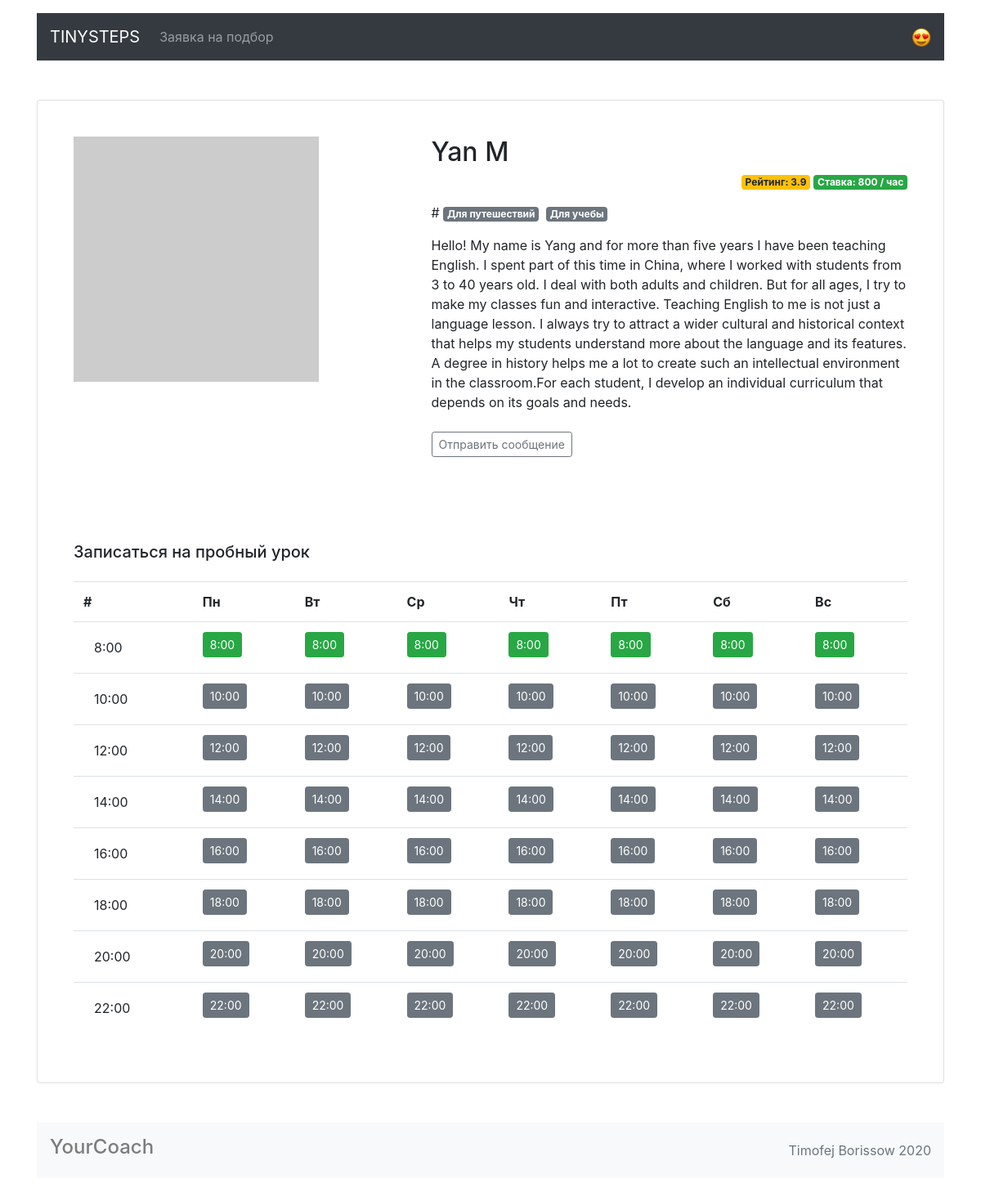
Page /profiles/6 on the committed database.
### database.py (models this page shows)
class Teacher(db.Model):
    __tablename__ = "teacher"
    id = db.Column(db.Integer, primary_key=True)
    name = db.Column(db.String(50),unique=True, nullable=False)
    about = db.Column(db.String(500),unique=True, nullable=False)
    rating = db.Column(db.Float, nullable=False)
    picture = db.Column(db.String(200), nullable=False)
    price = db.Column(db.Integer, nullable=False)
    goals = db.relationship("Goals", uselist=False, back_populates="teacher")
    free = db.Column(db.JSON, nullable=False)
    booking = db.relationship("Booking", back_populates="teacher")

### views.py (the view)
@app.route("/profiles/<id>")
def teacher(id):
    teacher = db.session.query(Teacher).get(id)
    goalslist = []
    if teacher.goals.travel:
        goalslist.append("travel")
    if teacher.goals.study:
        goalslist.append("study")
    if teacher.goals.relocate:
        goalslist.append("relocate")
    if teacher.goals.work:
        goalslist.append("work")
    contents = teacher.free
    output = render_template("profile.html", name=teacher.name, about=teacher.about,
                             rating=teacher.rating, price=teacher.price,
                             picture=teacher.picture, goals=data.goals, goalslist=goalslist,
                             days=contents, id=id)
    return output

### templates/profile.html
{% extends 'base.html' %}
{% block container %}
        <div class="card my-5  mx-auto ">
            <div class="card-body m-4">
                <div class="row">
                    <div class="col-5"><img src={{picture}} class="img-fluid"></div>
                    <div class="col-7">
                        <h2>{{name}}</h2>
                            <ul class="pagination justify-content-end">
                            <span  class=" badge badge-warning"> Рейтинг: {{rating}} </span>
                            <span class="ml-1 badge badge-success"> Ставка: {{price}} / час </span>
                            </ul>
                        <p>#
                             {% for go in goalslist %}
                            <span class="badge badge-secondary mr-1">{{goals[go]}}</span>
                            {% endfor %}
                        </p>
                        <p >{{about}}
                            <br> <br>
                        <a href="" class="btn btn-outline-secondary btn-sm ">Отправить сообщение</a>
                    </div>
                </div>
            </div>
            <div class="card-body  m-4">
                <h5 class="mb-4">Записаться на пробный урок</h5>
                <table class="table">
                    <tr>
                        <th>#</th>
                        <th>Пн</th>
                        <th>Вт</th>
                        <th>Ср</th>
                        <th>Чт</th>
                        <th>Пт</th>
                        <th>Сб</th>
                        <th>Вс</th>
                    </tr>
                    <tr>
                        <td><span class="btn">8:00</span></td>
                        {% for day in days%}
                            {% if days[day]["8:00"] %}
                                <td><a href="/booking/{{id}}/{{day}}/8" class="btn btn-sm btn-success">8:00</a></td>
                            {% else %}
                                <td><a href="" class="btn btn-sm btn-secondary">8:00</a></td>
                            {% endif %}
                        {% endfor %}
                    </tr>
                    <tr>
                        <td><span class="btn">10:00</span></td>
                        {% for day in days%}
                            {% if days[day]["10:00"] %}
                                <td><a href="/booking/{{id}}/10" class="btn btn-sm btn-success">10:00</a></td>
                            {% else %}
                                <td><a href="" class="btn btn-sm btn-secondary">10:00</a></td>
                            {% endif %}
                        {% endfor %}
                    </tr>
                    <tr>
                        <td><span class="btn">12:00</span></td>
                        {% for day in days%}
                            {% if days[day]["12:00"] %}
                                <td><a href="/booking/{{id}}/12" class="btn btn-sm btn-success">12:00</a></td>
                            {% else %}
                                <td><a href="" class="btn btn-sm btn-secondary">12:00</a></td>
                            {% endif %}
                        {% endfor %}
                    </tr>
                    <tr>
                        <td><span class="btn">14:00</span></td>
                        {% for day in days%}
                            {% if days[day]["14:00"] %}
                                <td><a href="/booking/{{id}}/14" class="btn btn-sm btn-success">14:00</a></td>
                            {% else %}
                                <td><a href="" class="btn btn-sm btn-secondary">14:00</a></td>
                            {% endif %}
                        {% endfor %}
                    </tr>
                    <tr>
                        <td><span class="btn">16:00</span></td>
                        {% for day in days%}
                            {% if days[day]["16:00"] %}
                                <td><a href="/booking/{{id}}/16" class="btn btn-sm btn-success">16:00</a></td>
                            {% else %}
                                <td><a href="" class="btn btn-sm btn-secondary">16:00</a></td>
                            {% endif %}
                        {% endfor %}
                    </tr>
                    <tr>
                        <td><span class="btn">18:00</span></td>
                        {% for day in days%}
                            {% if days[day]["18:00"] %}
                                <td><a href="/booking/{{id}}/18" class="btn btn-sm btn-success">18:00</a></td>
                            {% else %}
                                <td><a href="" class="btn btn-sm btn-secondary">18:00</a></td>
                            {% endif %}
                        {% endfor %}
                    </tr>
                    <tr>
                        <td><span class="btn">20:00</span></td>
                        {% for day in days%}
                            {% if days[day]["20:00"] %}
                                <td><a href="/booking/{{id}}/20" class="btn btn-sm btn-success">20:00</a></td>
                            {% else %}
                                <td><a href="" class="btn btn-sm btn-secondary">20:00</a></td>
                            {% endif %}
                        {% endfor %}
                    </tr>
                    <tr>
                        <td><span class="btn">22:00</span></td>
                        {% for day in days%}
                            {% if days[day]["22:00"] %}
                                <td><a href="/booking/{{id}}/22" class="btn btn-sm btn-success">22:00</a></td>
                            {% else %}
                                <td><a href="" class="btn btn-sm btn-secondary">22:00</a></td>
                            {% endif %}
                        {% endfor %}
                    </tr>
                </table>
            </div>
        </div>
    {% endblock %}

### rows in the picture
Teacher: name "Yan M", rating "3.9", price "800", about "Hello! My name is Yang and for more than five years I have been teaching English. I spent part of this time in China, where I worked with students from 3 to 40 years old. I deal with both adults and children. But for all ages, I try to make my classes fun and interactive. Teaching English to me is not just a language lesson. I always try to attract a wider cultural and historical context that helps my students understand more about the language and its features. A degree in history helps me a lot to create such an intellectual environment in the classroom.For each student, I develop an individual curriculum that depends on its goals and needs."

### other values in the picture
{{ goals[go] }} "Для путешествий" "Для учебы"
